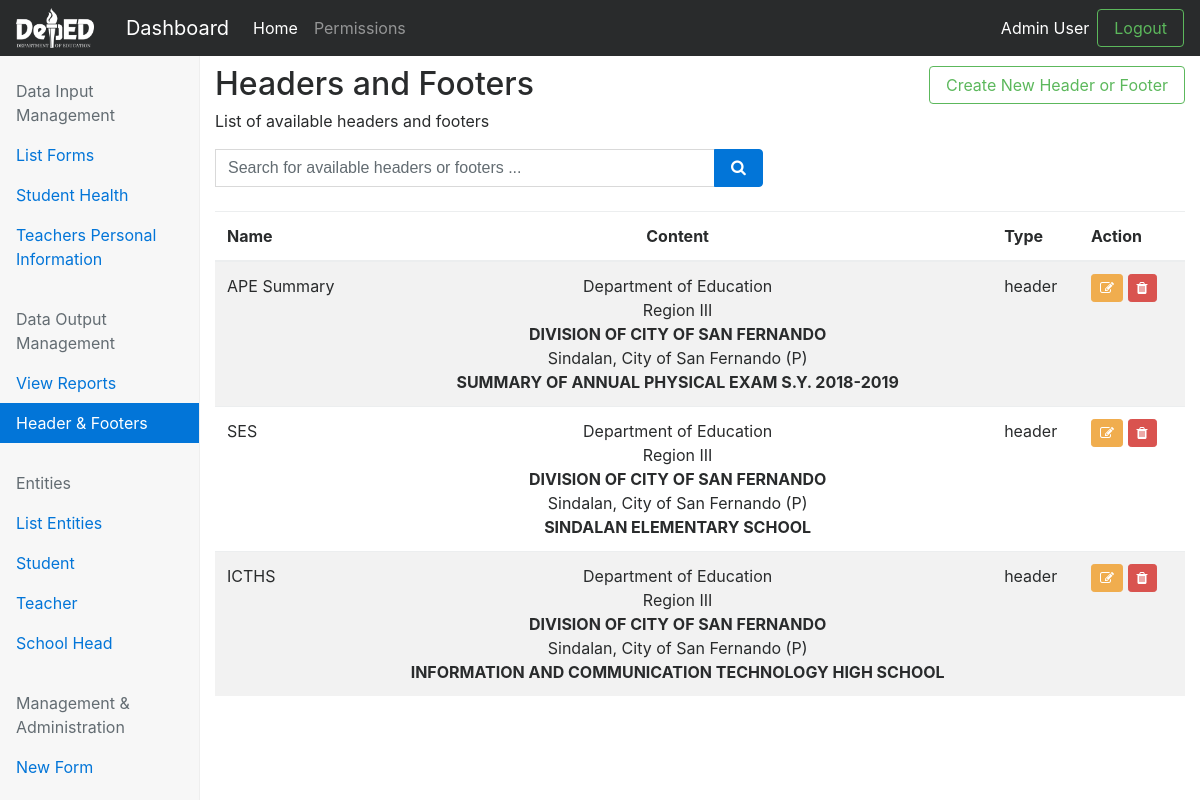
The page /?p=list-template (signed in) on the database its author committed.
### tables this page shows
CREATE TABLE `system_forms` (
  `id` int(11) NOT NULL,
  `form_name` varchar(255) NOT NULL,
  `form_code` varchar(255) NOT NULL,
  `form_description` varchar(255) NOT NULL,
  `form_entity_link` varchar(255) NOT NULL
);

CREATE TABLE `system_entities` (
  `id` int(11) NOT NULL,
  `entity_name` varchar(255) NOT NULL,
  `entity_code` varchar(255) NOT NULL,
  `entity_description` varchar(255) NOT NULL,
  `allow_login` varchar(255) NOT NULL
);

CREATE TABLE `system_reports_hnf` (
  `id` int(11) NOT NULL,
  `name` varchar(255) NOT NULL,
  `content` text NOT NULL,
  `type` varchar(255) NOT NULL,
  `user_id` varchar(255) NOT NULL
);

### system/functions.php (the view, shortened to what this page needs)
<?php
function make_safe($variable) {
    $variable = strip_html_tags($variable);
	$bad = array("=","<", ">", "/","\"","`","~","'","$","%","#");
	$variable = str_replace($bad, "", $variable);
    $variable = mysql_real_escape_string(trim($variable));
    return $variable;
}
function strip_html_tags($text) {
    $text = preg_replace(
        array(
            '@<head[^>]*?>.*?</head>@siu',
            '@<style[^>]*?>.*?</style>@siu',
            '@<script[^>]*?.*?</script>@siu',
            '@<object[^>]*?.*?</object>@siu',
            '@<embed[^>]*?.*?</embed>@siu',
            '@<applet[^>]*?.*?</applet>@siu',
            '@<noframes[^>]*?.*?</noframes>@siu',
            '@<noscript[^>]*?.*?</noscript>@siu',
			'@fu[^u]*?.*?ck@siu',
            '@<noembed[^>]*?.*?</noembed>@siu'
        ),
        array(
            '', '', '', '', '', '', '', '', '', ''), $text );
    return strip_tags( $text);
}
function validatePermission($feature_code){
	$session_entity_id = $_SESSION['entity_id'];
	if ($session_entity_id == "0") {
		return "200";
	}
}
function printDeleteLink($page_id,$params){
	$accessPermission = validatePermission($page_id);
	if ($accessPermission == "200") {
		return '<a class="btn btn-danger btn-sm" href="#" data-href="system/delete.php?a='.$page_id.'&'.$params.'" data-toggle="modal" data-target="#confirm-delete"><i class="fa fa-trash"></i></a>&nbsp;';
	}
}
function printEditLink($page_id,$params){
	$accessPermission = validatePermission($page_id);
	if ($accessPermission == "200") {
		return '<a class="btn btn-warning btn-sm" href="?p='.$page_id.'&'.$params.'"><i class="fa fa-edit"></i></a>&nbsp;';
	}
}
function createSidebarMenu($friendly_name,$page_id,$current_page){
	$session_entity_id = $_SESSION['entity_id'];
	include($_SERVER['DOCUMENT_ROOT']."/ecj1718/conn.php");
	$permission_list = mysqli_query($conn,"SELECT * from system_permissions INNER JOIN system_permissions_config ON system_permissions_config.permission_id = system_permissions.id WHERE system_permissions_config.entity_id='$session_entity_id' AND system_permissions.code='$page_id';");
	$count=mysqli_num_rows($permission_list);
	$nav_class="";
	if ($current_page == $page_id) {
		$nav_class="active";
	}
	elseif ($current_page == "disabled") {
		$nav_class="disabled";
		$page_id = '';
	}
	if (($count > 0) || ($current_page == "disabled") || ($session_entity_id == '0')){
		echo '<li class="nav-item"><a class="nav-link '.$nav_class.'" href="?p='.$page_id.'">'.$friendly_name.'</a></li>';
	}
}
function listAvailableForms($current_page){
	include($_SERVER['DOCUMENT_ROOT']."/ecj1718/conn.php");
	$session_entity_id = $_SESSION['entity_id'];
	if ($session_entity_id == 0) {
		$count = '1';
	}
	if ($count > 0) {
		$result = mysqli_query($conn,"SELECT * FROM system_forms LIMIT 4;");
		while($row = mysqli_fetch_array($result)){
			$nav_class="";
			echo '<li class="nav-item"><a class="nav-link '.$nav_class.'" href="?p=input-form&f='.$row['form_code'].'&fid='.$row['id'].'">'.$row['form_name'].'</a></li>';
		}
	}
}
function listEntities($current_page){
	include($_SERVER['DOCUMENT_ROOT']."/ecj1718/conn.php");
	$session_entity_id = $_SESSION['entity_id'];
	if ($session_entity_id == 0) {
		$count = '1';
	}
	if ($count > 0) {
		$result = mysqli_query($conn,"SELECT * FROM system_entities LIMIT 4;");
		while($row = mysqli_fetch_array($result)){
			$nav_class="";
			echo '<li class="nav-item"><a class="nav-link '.$nav_class.'" href="?p=input-entity&e='.$row['entity_code'].'&eid='.$row['id'].'">'.$row['entity_name'].'</a></li>';
		}
	}
}
?>

### content/list-template.php (shortened to what this page needs)
<?php
include_once($_SERVER['DOCUMENT_ROOT']."/ecj1718/system/functions.php");
$keyword = make_safe($_GET['k']);
include($_SERVER['DOCUMENT_ROOT']."/ecj1718/conn.php");
$result2 = mysqli_query($conn,"SELECT * FROM system_reports_hnf WHERE (name LIKE '%$keyword%' OR content LIKE '%$keyword%' ) ORDER BY id ASC");
?>
          <div class="row">
            <div class="col-12">
              <a href="?p=new-template" class="btn btn-outline-success float-right" role="button">Create New Header or Footer</a>
              <h2>Headers and Footers</h2>
              <p>List of available headers and footers</p>
              <div class="row">
                <div class="col">
                  <form method="get" action="">
                  <div class="input-group">
                    <input type="text" class="form-control" name="k" id="k" placeholder="Search for available headers or footers ..." style="max-width: 500px;" value="<?php echo $keyword; ?>">
                    <span class="input-group-btn">
                      <button class="btn btn-primary" type="submit"><i class="fa fa-search"></i></a></button>
                    </span>
                  </div>
                  </form>
                </div>
              </div>
              <br>
              <div class="table-responsive">
                <table class="table table-striped">
                  <thead>
                    <tr>
                      <th>Name</th>
                      <th><center>Content</center></th>
                      <th>Type</th>
                      <th>Action</th>
                    </tr>
                  </thead>
                  <tbody>
                  <?php
                  while($row2 = mysqli_fetch_array($result2)){
                    echo "<tr>";
                    echo "<td>" . $row2['name'] . "</td>";
                    echo "<td>" . $row2['content'] . "</td>";
                    echo "<td>" . $row2['type'] . "</td>";
                    echo '<td>'.printEditLink('edit-template','tid='.$row2['id'].'').printDeleteLink('delete-template','t_id='.$row2['id'].'').'</td>';
                    echo "</tr>";
                  }
                  ?>
                  </tbody>
                </table>
              </div>
            </div>
          </div>

### css/dashboard.css (style rules this page uses)
body { padding-top: 50px; }
.sidebar .nav-item { width: 100%; }
.sidebar .nav-item + .nav-item { margin-left: 0; }
.sidebar .nav-link { border-radius: 0; }

### rows shown on the page
system_forms: form_name "Student Health"
system_forms: form_name "Teachers Personal Information"
system_entities: entity_name "Student"
system_entities: entity_name "Teacher"
system_entities: entity_name "School Head"
system_reports_hnf: name "APE Summary", content "Department of Education Region III DIVISION OF CITY OF SAN FERNANDO Sindalan, City of San Fernando (P) SUMMARY OF ANNUAL PHYSICAL EXAM S.Y. 2018-2019", type "header"
system_reports_hnf: name "SES", content "Department of Education Region III DIVISION OF CITY OF SAN FERNANDO Sindalan, City of San Fernando (P) SINDALAN ELEMENTARY SCHOOL", type "header"
system_reports_hnf: name "ICTHS", content "Department of Education Region III DIVISION OF CITY OF SAN FERNANDO Sindalan, City of San Fernando (P) INFORMATION AND COMMUNICATION TECHNOLOGY HIGH SCHOOL", type "header"

### other values the page prints
$_SESSION['firstname'] "Admin"
$_SESSION['lastname'] "User"
$friendly_name "Data Input Management List Forms Data Output Management View Reports Header & Footers Entities List Entities Management & Administration New Form"
